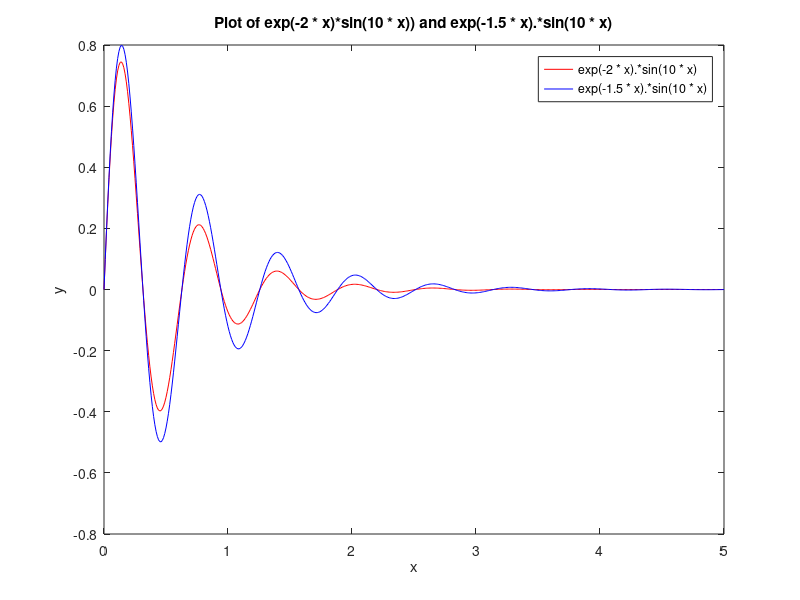

Here is the MATLAB script that generated this plot:
clear all
close all
x = [0:0.01:5];
y1 = exp(-2 * x).*sin(10 * x);
y2 = exp(-1.5 * x).*sin(10 * x);
plot(x,y1, 'red', x, y2, 'blue')
title('Plot of exp(-2 * x)*sin(10 * x)) and exp(-1.5 * x).*sin(10 * x)')
xlabel('x')
ylabel('y')
legend('exp(-2 * x).*sin(10 * x)', 'exp(-1.5 * x).*sin(10 * x)')

